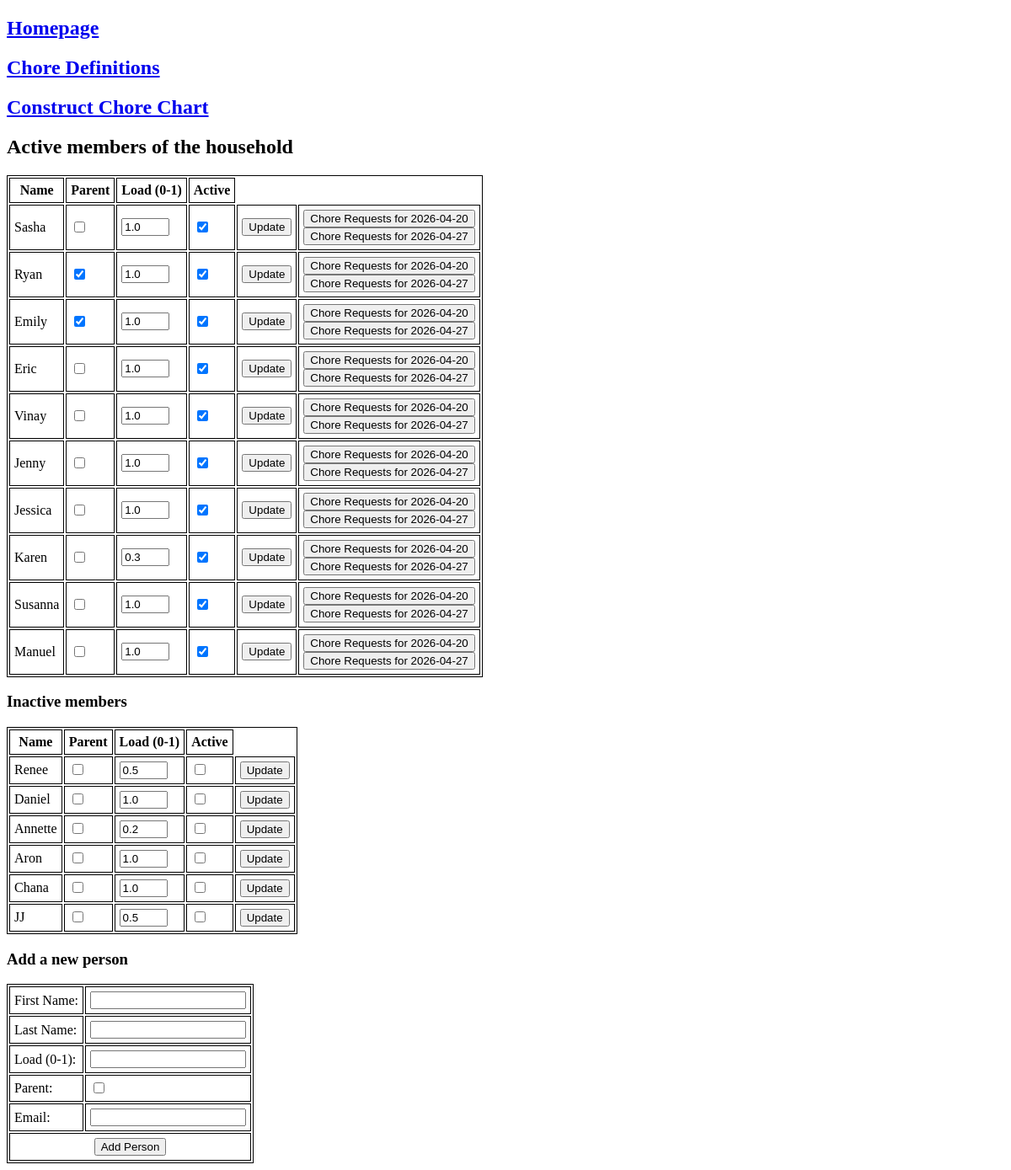
Screenshot of /people with the database file from the repository.
### tables this page shows
CREATE TABLE "people" (
"id" INTEGER,
  "first_name" TEXT,
  "last_name" TEXT,
  "load_fraction" REAL,
  "parent" INTEGER,
  "active" INTEGER,
  "email" TEXT
);

### chore_chart.py (the view)
@app.route("/people")
def people():
    today = date.today()
    this_monday = today - timedelta(days = today.weekday())
    next_monday = this_monday + timedelta(days = 7)
    with sqlite3.connect(db) as con:
        people = pd.read_sql(con=con, sql="SELECT * FROM people")
    return render_template("people.html", people = people,
                           this_monday = this_monday,
                           next_monday = next_monday)

### templates/people.html (shortened to what this page needs)
<!doctype html>
<html>
<head>
  <link rel="stylesheet" href="{{ url_for('static', filename='style.css') }}">
</head>
<body>
  <h2><a href="/">Homepage</a></h2>
  <h2><a href="/tasks">Chore Definitions</a></h2>
  <h2><a href="/chores">Construct Chore Chart</a></h2>
  <h2>Active members of the household</h2>
  <table>
    <tr>
      <th>Name</th>
      <th>Parent</th>
      <th>Load (0-1)</th>
      <th>Active</th>
    </tr>
    {% for person in people.query('active == 1').itertuples() %}
    <tr>
      <td>{{person.first_name}}</td>
      <form method="POST" action="{{ url_for('update_person') }}">
	<td>
	  <input type="checkbox" name="parent" {{"checked" if person.parent else ""}}/>
	</td>
	<td>
	  <input type="text" name="frac" size="4" value="{{ person.load_fraction }}"/>
	</td>
	<td>
	  <input type="checkbox" name="active" {{"checked" if person.active else ""}}/>
	</td>
	<td>
	  <button type="sumbit">Update</button>
	</td>
      </form>
      <td>
	{% if person.active %}
	<form action="{{ url_for('requests', person_id = person.id,
		      monday = this_monday) }}", method="GET">
	  <button type="sumbit">Chore Requests for {{this_monday}}</button>
	</form>
	<form action="{{ url_for('requests', person_id = person.id,
		      monday = next_monday) }}", method="GET">
	  <button type="sumbit">Chore Requests for {{next_monday}}</button>
	</form>
	{% endif %}
      </td>
    </tr>
    {% endfor %}
  </table>
  <h3>Inactive members</h3>
  <table>
    <tr>
      <th>Name</th>
      <th>Parent</th>
      <th>Load (0-1)</th>
      <th>Active</th>
    </tr>
    {% for person in people.query('active == 0').itertuples() %}
    <tr>
      <td>{{person.first_name}}</td>
      <form method="POST" action="{{ url_for('update_person') }}">
	<td>
	  <input type="checkbox" name="parent" {{"checked" if person.parent else ""}}/>
	</td>
	<td>
	  <input type="text" name="frac" size="4" value="{{ person.load_fraction }}"/>
	</td>
	<td>
	  <input type="checkbox" name="active" {{"checked" if person.active else ""}}/>
	</td>
	<td>
	  <button type="sumbit">Update</button>
	</td>
      </form>
    </tr>
    {% endfor %}
  </table>
  <h3>Add a new person</h3>
  <form method="POST" action="{{ url_for('add_person') }}">
    <table>
      <tr>
	<td><label for="first_name">First Name:</label></td>
	<td><input type="text" id="first_name" name="first_name"></input></td>
      </tr>
      <tr>
	<td><label for="last_name">Last Name:</label></td>
	<td><input type="text" id="last_name" name="last_name"></input></td>
      </tr>
      <tr>
	<td><label for="frac">Load (0-1):</label></td>
	<td><input type="text" id="frac" name="frac"></input></td>
      </tr>
      <tr>
	<td><label for="parent">Parent:</label></td>
	<td><input type="checkbox" id="parent" name="parent"></input></td>
      </tr>
      <tr>
	<td><label for="email">Email:</label></td>
	<td><input type="text" id="email" name="email"></input></td>
      </tr>
      <tr>
	<td colspan="2" class="center-text">
	  <input type="submit" value="Add Person">
	</td>
      </tr>
    </table>
  </form>
</body>
</html>

### static/style.css (style rules this page uses)
table, th, td { border: 1px solid; }
th, td { padding: 5px; }
.center-text { text-align: center; }

### rows the page displays
people: first_name "Sasha", frac "1.0", this_monday "2026-04-20", next_monday "2026-04-27"
people: first_name "Ryan", frac "1.0", this_monday "2026-04-20", next_monday "2026-04-27"
people: first_name "Emily", frac "1.0", this_monday "2026-04-20", next_monday "2026-04-27"
people: first_name "Eric", frac "1.0", this_monday "2026-04-20", next_monday "2026-04-27"
people: first_name "Vinay", frac "1.0", this_monday "2026-04-20", next_monday "2026-04-27"
people: first_name "Jenny", frac "1.0", this_monday "2026-04-20", next_monday "2026-04-27"
people: first_name "Jessica", frac "1.0", this_monday "2026-04-20", next_monday "2026-04-27"
people: first_name "Karen", frac "0.3", this_monday "2026-04-20", next_monday "2026-04-27"
people: first_name "Susanna", frac "1.0", this_monday "2026-04-20", next_monday "2026-04-27"
people: first_name "Manuel", frac "1.0", this_monday "2026-04-20", next_monday "2026-04-27"
people: first_name "Renee", frac "0.5"
people: first_name "Daniel", frac "1.0"
people: first_name "Annette", frac "0.2"
people: first_name "Aron", frac "1.0"
people: first_name "Chana", frac "1.0"
people: first_name "JJ", frac "0.5"
